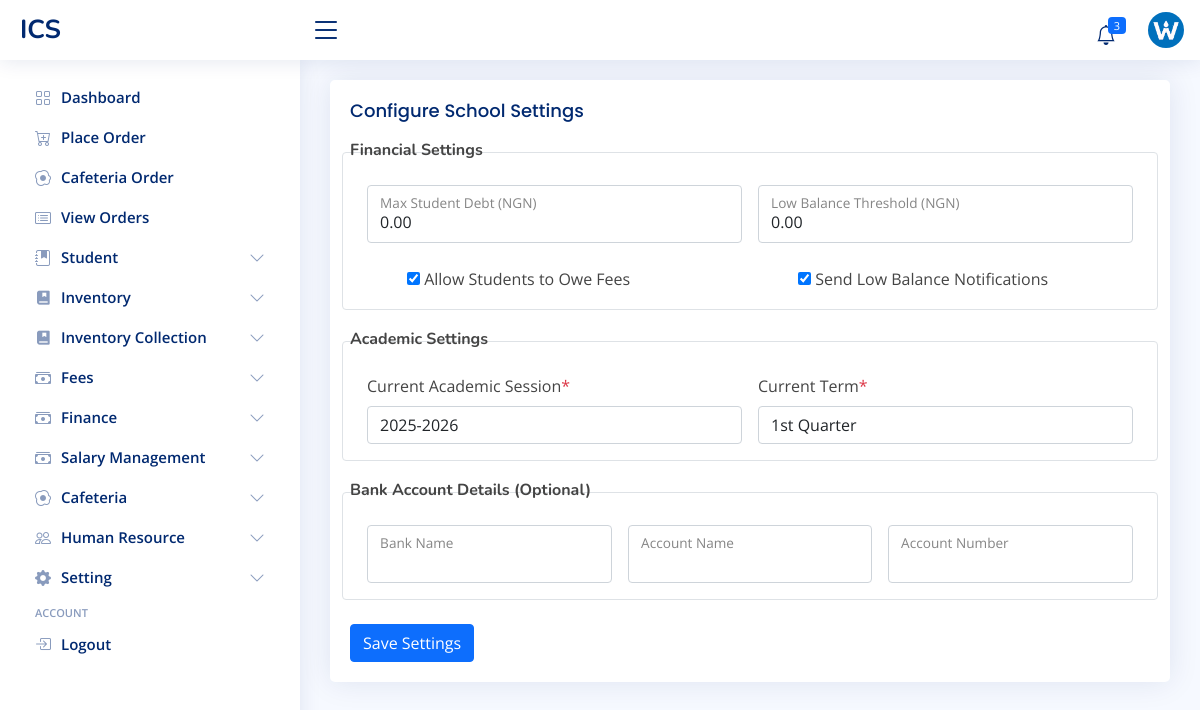
The page /school-setting/update/1/ (signed in) on the database its author committed.
### admin_site/models.py (models this page shows)
class SchoolInfoModel(models.Model):
    name = models.CharField(max_length=250)
    short_name = models.CharField(max_length=50)
    logo = models.FileField(upload_to='images/logo', blank=True, null=True)
    mobile = models.CharField(max_length=20)
    email = models.EmailField()
    address = models.CharField(max_length=255)
    def __str__(self):
        return self.short_name.upper()

class SchoolSettingModel(models.Model):
    allow_student_debt = models.BooleanField(default=True)
    auto_low_balance_notification = models.BooleanField(default=True)
    max_student_debt = models.DecimalField(max_digits=10, decimal_places=2)
    low_balance = models.DecimalField(max_digits=10, decimal_places=2)
    allow_refund = models.BooleanField(default=False)
    auto_generate_student_id = models.BooleanField(default=True)
    session = models.ForeignKey(SessionModel, on_delete=models.SET_NULL, null=True, blank=True)
    term = models.ForeignKey(TermModel, on_delete=models.SET_NULL, null=True, blank=True)
    account_name = models.CharField(max_length=200, null=True, blank=True)
    account_number = models.CharField(max_length=20, null=True, blank=True)
    bank = models.CharField(max_length=100, null=True, blank=True)

### admin_site/views.py (the view, shortened to what this page needs)
# urls.py: path('school-setting/update/<int:pk>/', SchoolSettingUpdateView.as_view(), name='school_setting_edit'),
class SchoolSettingUpdateView(LoginRequiredMixin, PermissionRequiredMixin, SuccessMessageMixin, UpdateView):
    model = SchoolSettingModel
    permission_required = 'admin_site.change_schoolsettingmodel'
    form_class = SchoolSettingForm
    template_name = 'admin_site/school_setting/create.html'
    success_message = 'Settings Updated Successfully'

### admin_site/templates/admin_site/school_setting/create.html (shortened to what this page needs)
{% extends 'admin_site/layout.html' %}
{% block 'main' %}
<div class="col-12">
    <div class="card">
        <div class="card-body">
            <h5 class="card-title">
                {% if mode == 'update' %}
                    Update School Settings
                {% else %}
                    Configure School Settings
                {% endif %}
            </h5>
            <form method="POST">
                <h6 class="card-subtitle mb-2"><b>Financial Settings</b></h6>
                <div class="row g-3 border p-3 rounded mb-4">
                    <div class="col-md-6">
                        <div class="form-floating">
                            {{ form.max_student_debt }}
                            <label for="id_max_student_debt">Max Student Debt (NGN)</label>
                        </div>
                    </div>
                    <div class="col-md-6">
                        <div class="form-floating">
                            {{ form.low_balance }}
                            <label for="id_low_balance">Low Balance Threshold (NGN)</label>
                        </div>
                    </div>
                    <div class="col-md-6 mt-4">
                        <div class="form-check form-switch">
                            {{ form.allow_student_debt }}
                            <label class="form-check-label" for="id_allow_student_debt">Allow Students to Owe Fees</label>
                        </div>
                    </div>
                    <div class="col-md-6 mt-4">
                        <div class="form-check form-switch">
                            {{ form.auto_low_balance_notification }}
                            <label class="form-check-label" for="id_auto_low_balance_notification">Send Low Balance Notifications</label>
                        </div>
                    </div>
                </div>
                <h6 class="card-subtitle mb-2"><b>Academic Settings</b></h6>
                <div class="row g-3 border p-3 rounded mb-4">
                    <div class="col-md-6">
                        <label for="id_session" class="form-label">Current Academic Session<span class="text-danger">*</span></label>
                        {{ form.session }}
                    </div>
                    <div class="col-md-6">
                        <label for="id_term" class="form-label">Current Term<span class="text-danger">*</span></label>
                        {{ form.term }}
                    </div>
                </div>
                <h6 class="card-subtitle mb-2"><b>Bank Account Details (Optional)</b></h6>
                <div class="row g-3 border p-3 rounded mb-4">
                    <div class="col-md-4">
                        <div class="form-floating">
                            {{ form.bank }}
                            <label for="id_bank">Bank Name</label>
                        </div>
                    </div>
                    <div class="col-md-4">
                        <div class="form-floating">
                            {{ form.account_name }}
                            <label for="id_account_name">Account Name</label>
                        </div>
                    </div>
                    <div class="col-md-4">
                        <div class="form-floating">
                            {{ form.account_number }}
                            <label for="id_account_number">Account Number</label>
                        </div>
                    </div>
                </div>
                <div class="text-start mt-4">
                    <button type="submit" class="btn btn-primary">
                        {% if mode == 'update' %}
                            Save Changes
                        {% else %}
                            Save Settings
                        {% endif %}
                    </button>
                </div>
            </form>
        </div>
    </div>
</div>
{% endblock %}

### admin_site/templates/admin_site/layout.html (shortened to what this page needs)
<!DOCTYPE html>
{% load static %}
<html lang="en">
<head>
    <link href="{% static 'admin_site/vendor/bootstrap/css/bootstrap.min.css' %}" rel="stylesheet">
    <link href="{% static 'admin_site/vendor/bootstrap-icons/bootstrap-icons.css' %}" rel="stylesheet">
    <link href="{% static 'admin_site/vendor/boxicons/css/boxicons.min.css' %}" rel="stylesheet">
    <link href="{% static 'admin_site/vendor/quill/quill.snow.css' %}" rel="stylesheet">
    <link href="{% static 'admin_site/vendor/quill/quill.bubble.css' %}" rel="stylesheet">
    <link href="{% static 'admin_site/vendor/remixicon/remixicon.css' %}" rel="stylesheet">
    <link href="{% static 'admin_site/vendor/simple-datatables/style.css' %}" rel="stylesheet">
    <link href="{% static 'admin_site/styles/style.css' %}" rel="stylesheet">
</head>
<body>
<header class="header non-printable fixed-top d-flex align-items-center" id="header">
    <div class="d-flex align-items-center justify-content-between">
        <a class="logo d-flex align-items-center" href="{% url 'admin_dashboard' %}">
            <span class="d-none d-lg-block">{{ school_info|upper }}</span>
        </a>
        <i class="bi bi-list toggle-sidebar-btn"></i>
    </div>
    <nav class="header-nav ms-auto">
        <ul class="d-flex align-items-center">
            <li class="nav-item dropdown">
          <a class="nav-link nav-icon" href="#" data-bs-toggle="dropdown">
            <i class="bi bi-bell"></i>
            <span class="badge bg-primary badge-number">{{ low_stock }}</span>
          </a>
        </li>
            <li class="nav-item dropdown pe-3">
                <a class="nav-link nav-profile d-flex align-items-center pe-0" data-bs-toggle="dropdown" href="#">
                    {% if user.is_superuser %}
                    <img alt="Profile" class="rounded-circle" src="{{ school_info.logo.url }}">
                    {% else %}
                    {% if user.profile.staff.image %}
                    <img alt="Profile" class="rounded-circle" src="{{user.profile.staff.image.url}}">
                    {% else %}
                    <img alt="Profile" class="rounded-circle" src="{% static 'admin_site/images/default_image.jpg' %}">
                    {% endif %}
                    {% endif %}
                </a>
            </li>
        </ul>
    </nav>
</header>
<aside class="sidebar non-printable" id="sidebar" style="">
    <ul class="sidebar-nav" id="sidebar-nav">
        <li class="nav-item">
            <a class="nav-link collapsed" href="{% url 'admin_dashboard' %}">
                <i class="bi bi-grid"></i>
                <span>Dashboard</span>
            </a>
        </li>
        {% if 'inventory.add_salemodel' in perms %}
        <li class="nav-item">
            <a class="nav-link collapsed" href="{% url 'place_order' %}">
                <i class="bi bi-cart-plus"></i>
                <span>Place Order</span>
            </a>
        </li>
        {% endif %}
        {% if 'cafeteria.add_mealcollectionmodel' in perms %}
        <li class="nav-item">
            <a class="nav-link collapsed" href="{% url 'cafeteria_collection_live' %}">
                <i class="bi bi-egg-fried"></i>
                <span>Cafeteria Order</span>
            </a>
        </li>
        {% endif %}
        {% if 'inventory.view_salemodel' in perms %}
        <li class="nav-item">
            <a class="nav-link collapsed" href="{% url 'view_orders' %}">
                <i class="bi bi-card-list"></i>
                <span>View Orders</span>
            </a>
        </li>
        {% endif %}
        {% if 'student.add_studentmodel' in perms or 'student.view_studentmodel' in perms or 'student.view_studentsettingmodel' in perms %}
            <li class="nav-item">
                <a class="nav-link collapsed" data-bs-target="#stud" data-bs-toggle="collapse" href="#">
                    <i class="bi bi-journal-bookmark-fill"></i><span>Student</span><i
                        class="bi bi-chevron-down ms-auto"></i>
                </a>
            </li>
            {% endif %}
        {% if 'inventory.view_itemmodel' in perms or 'inventory.view_stockinmodel' in perms or 'inventory.view_inventorycollectionmodel' in perms %}
        <li class="nav-item">
            <a class="nav-link collapsed" data-bs-target="#acad" data-bs-toggle="collapse" href="#">
                <i class="ri-book-mark-fill"></i><span>Inventory</span><i class="bi bi-chevron-down ms-auto"></i>
            </a>
        </li>
        {% endif %}
        {% if 'inventory.view_itemmodel' in perms or 'inventory.view_stockinmodel' in perms or 'inventory.view_purchaseordermodel' in perms %}
        <li class="nav-item">
            <a class="nav-link collapsed" data-bs-target="#acad2" data-bs-toggle="collapse" href="#">
                <i class="ri-book-mark-fill"></i><span>Inventory Collection</span><i class="bi bi-chevron-down ms-auto"></i>
            </a>
        </li>
        {% endif %}
         {% if 'finance.view_feemodel' in perms or 'finance.view_feepaymentmodel' in perms %}
        <li class="nav-item">
            <a class="nav-link collapsed" data-bs-target="#fees" data-bs-toggle="collapse" href="#">
                <i class="bi bi-cash-stack"></i><span>Fees</span><i class="bi bi-chevron-down ms-auto"></i>
            </a>
        </li>
        {% endif %}
        {% if 'finance.add_studentfundingmodel' in perms or 'finance.view_studentfundingmodel' in perms or 'finance.view_expensemodel' in perms %}
            <li class="nav-item">
                <a class="nav-link collapsed" data-bs-target="#fee" data-bs-toggle="collapse" href="#">
                    <i class="bi bi-cash-stack"></i><span>Finance</span><i class="bi bi-chevron-down ms-auto"></i>
                </a>
            </li>
            {% endif %}
        {% if 'finance.add_salaryrecord' in perms or 'finance.view_salaryrecord' in perms %}
            <li class="nav-item">
                <a class="nav-link collapsed" data-bs-target="#sal" data-bs-toggle="collapse" href="#">
                    <i class="bi bi-cash-stack"></i><span>Salary Management</span><i class="bi bi-chevron-down ms-auto"></i>
                </a>
            </li>
            {% endif %}
        {% if 'cafeteria.view_mealcollectionmodel' in perms or 'cafeteria.view_cafeteriasettingmodel' in perms %}
        <li class="nav-item">
            <a class="nav-link collapsed" data-bs-target="#cafe" data-bs-toggle="collapse" href="#">
                <i class="bi bi-egg-fried"></i><span>Cafeteria</span><i class="bi bi-chevron-down ms-auto"></i>
            </a>
        </li>
        {% endif %}
       {% if 'human_resource.add_staffmodel' in perms or 'human_resource.view_staffmodel' in perms or 'auth.add_group' in perms %}
        <li class="nav-item">
            <a class="nav-link collapsed" data-bs-target="#hr" data-bs-toggle="collapse" href="#">
                <i class="bi bi-people"></i><span>Human Resource</span><i class="bi bi-chevron-down ms-auto"></i>
            </a>
        </li>
        {% endif %}
        {% if 'admin_site.change_schoolinfomodel' in perms or 'admin_site.change_schoolsettingmodel' in perms or 'admin_site.add_classesmodel' in perms %}
            <li class="nav-item">
                <a class="nav-link collapsed" data-bs-target="#tables-nav" data-bs-toggle="collapse" href="#">
                    <i class="bi bi-gear-fill"></i><span>Setting</span><i class="bi bi-chevron-down ms-auto"></i>
                </a>
            </li>
            {% endif %}
        <li class="nav-heading">Account</li>
        <li class="nav-item">
            <a class="nav-link collapsed" href="{% url 'logout' %}">
                <i class="bi bi-box-arrow-in-right"></i>
                <span>Logout</span>
            </a>
        </li></ul>
</aside>
<main class="main" id="main">
    <section class="section dashboard">
        {% block 'main' %} {% endblock %}
    </section>
</main>
</body>
</html>

### rows shown on the page
SchoolInfoModel: short_name "ICS", logo (picture)
SchoolSettingModel: max_student_debt "0.00", low_balance "0.00", allow_student_debt "☑", auto_low_balance_notification "☑", session "2025-2026", term "1st Quarter"

### other values the page prints
{{ low_stock }} "3"
